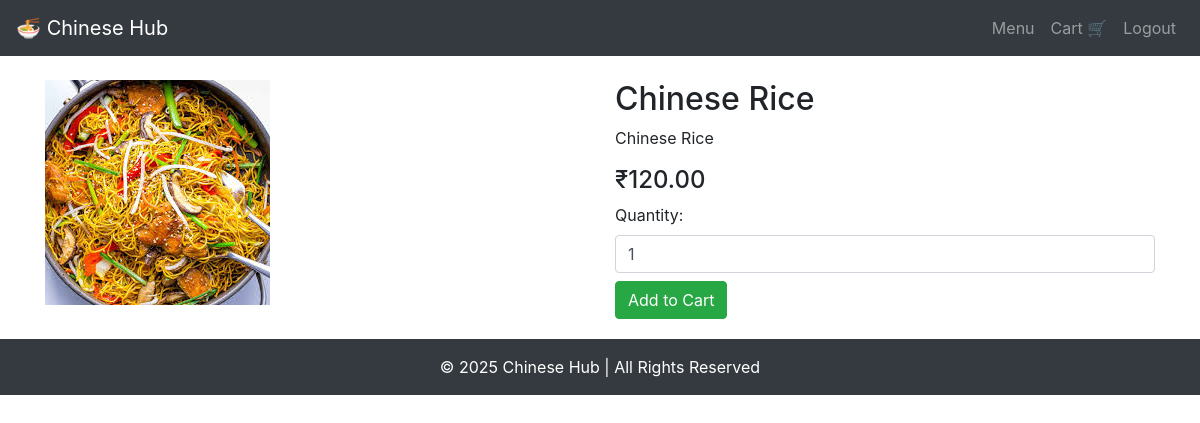
The app's page /dish/2/ with its own data.
### shop/models.py (models this page shows, shortened)
class MenuItem(models.Model):
    name = models.CharField(max_length=100, verbose_name="Dish Name")
    description = models.TextField(blank=True, null=True, verbose_name="Description")
    price = models.DecimalField(max_digits=6, decimal_places=2, verbose_name="Price")
    image = models.ImageField(upload_to='menu_images/', blank=True, null=True, verbose_name="Dish Image")
    available = models.BooleanField(default=True, verbose_name="Available")
    category_choices = [
        ('Starters', 'Starters'),
        ('Main Course', 'Main Course'),
        ('Drinks', 'Drinks'),
        ('Desserts', 'Desserts'),
    ]
    category = models.CharField(max_length=20, choices=category_choices)

### shop/views.py (the view)
# urls.py: path('dish/<int:id>/', views.dish_detail, name='dish_detail'),
def dish_detail(request, id):
    dish = get_object_or_404(MenuItem, id=id)
    return render(request, 'dish_detail.html', {'dish': dish})

### shop/templates/dish_detail.html (shortened to what this page needs)
{% extends 'base.html' %}
{% block content %}
<div class="row">
    <div class="col-md-6">
        <img src="{{ dish.image.url }}" class="img-fluid" alt="{{ dish.name }}">
    </div>
    <div class="col-md-6">
        <h2>{{ dish.name }}</h2>
        <p>{{ dish.description }}</p>
        <h4>₹{{ dish.price }}</h4>
        <form method="POST" action="{% url 'add_to_cart' dish.id %}">
            <label>Quantity:</label>
            <input type="number" name="quantity" value="1" min="1" class="form-control mb-2" />
            <button type="submit" class="btn btn-success">Add to Cart</button>
        </form>
    </div>
</div>
{% endblock %}

### static/style.css (style rules this page uses)
body { background-color: #f8f9fa; }

### records on screen
MenuItem: image (picture), name "Chinese Rice", description "Chinese Rice", price "120.00"
